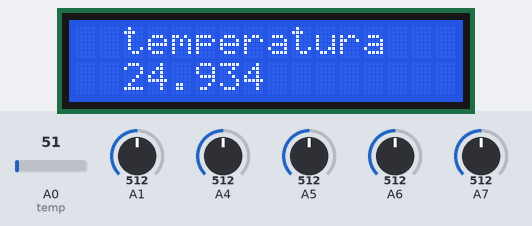
Bench run of a sketch on a simulated Arduino Uno, built with avr-gcc and run on an emulated ATmega328P. Parts: 16×2 character LCD. Inputs (shaded band) come from the test bench; at power-on: A5 = 512, A0 (temp) = 51, A1 = 512, A4 = 512, A6 = 512, A7 = 512. What the sketch prints to the serial monitor is not drawn.

Above: at 1.2 s.
1.3 s: A5 set to 716
At 1.79 s:
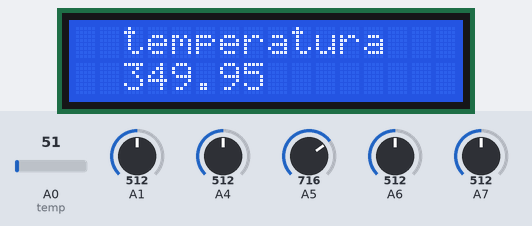
2.8 s: A0 (temp) set to 61
At 3.3 s:
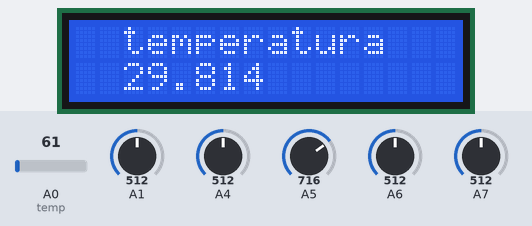
4.3 s: A0 (temp) set to 71
At 4.6 s:
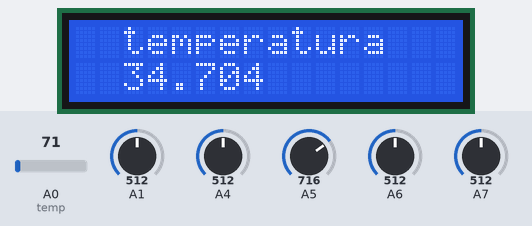
5.8 s: A1 set to 306
At 6.3 s:
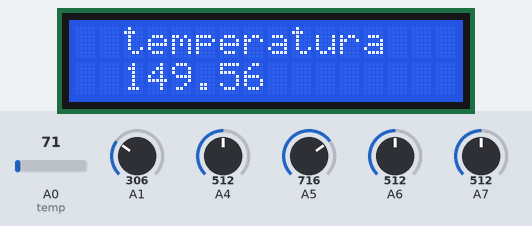
7.6 s: A1 set to 30
At 8.1 s:
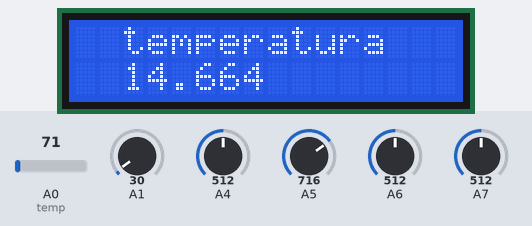
10.6 s: A0 (temp) set to 86
At 11.4 s:
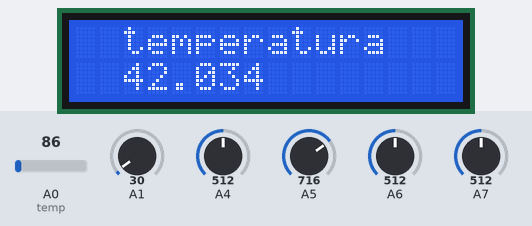
Timing chart, 0 to 13.1 s (numbered marks = the images above; inputs shaded):
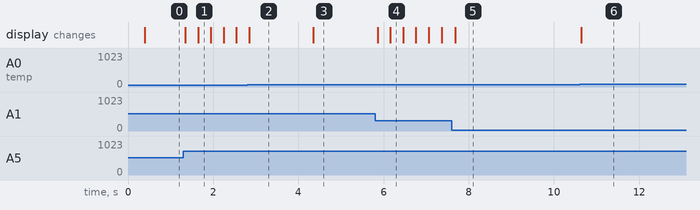

Measured:
- after the input at 4.3 s, the display: changes after 0.05 s (image 3)
- after the input at 10.6 s, the display: changes at once (image 6)

The sketch:

LM_35_Display_23_09_2024.ino
```cpp
 #include<LiquidCrystal_I2C.h>
int temp = A0;
LiquidCrystal_I2C lcd(0x3F,16,2);
 void setup(){

  Serial.begin(9600);
  lcd.init();
  lcd.backlight();

 }
void loop(){
temp = analogRead(temp);
  float tempCelcius = (temp / 1023.0) * 500.0;
  //float tempC = analogRead(temp);
  Serial.println(temp);
  lcd.setCursor(2,0);
  lcd.print("temperatura");

  lcd.setCursor(2,1);
  lcd.print(tempCelcius);
}


// int temp = A0;
// float grausC;

// LiquidCrystal lcd(12, 11, 5, 4, 3, 2);
// void setup()
// {
//  lcd.begin(16, 2);
// }

// void loop()
// {
//   temp = analogRead(temp);
//   float tempCelcius  = (temp / 1023.0) * 500.0;
//   lcd.setCursor(2,0);
//  lcd.print("temperatura");
//  lcd.setCursor(4,1);
//   lcd.print("PREGADO HOJE!");
```
